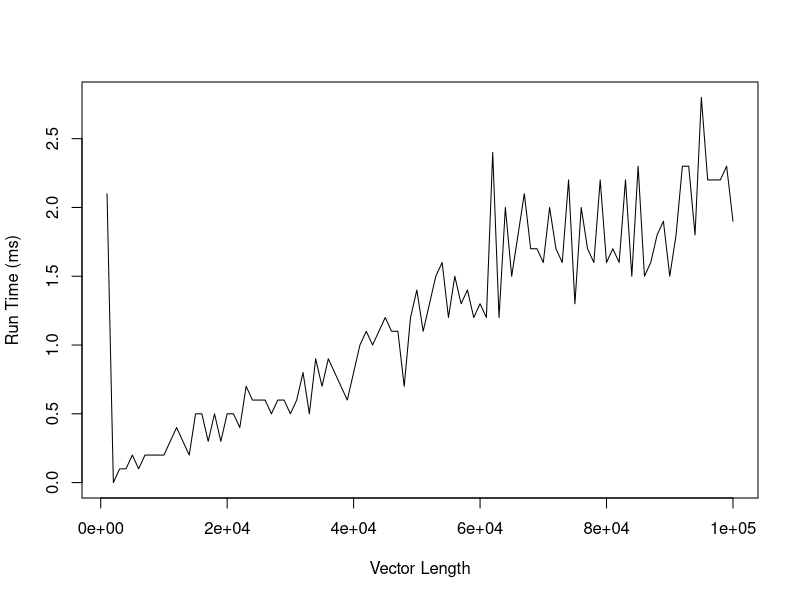

Reproduce this figure in R.
# Instructions:
#
# Write a program that empirically compares two search algorithms for
# sorted arrays:
#	- linear search
#	- binary search
#
# Run both algorithms multiple times for different array sizes and measure
# the average running time.

# Function that generates a vector of incrementing integers of length vector_length
generate_vector <- function(vector_length) {
	return (1:vector_length)
}

# Implementation of the linear search algorithm
linear_search <- function(el, vect) {
	for (i in 1:length(vect)) { 		# Go over elements in vector
		if (vect[i] == el) { 			# If element matches...
			return (i) 					# ...return its index.
		}
	}
	return (-1) 						# If element not found return signal value.
}

# Implementation of the binary search algorithms
binary_search <- function(el, vect) {
	# Auxiliary function that takes two additional parameters needed for recursion.
	binary_search_aux <- function(el, vect, l, r) {
		if (l <= r) {
			# Compute index of midpoint of vector.
			mid <- l + (r - l) %/% 2 + 1
			# Compare midpoint element to sought element.
			if (vect[mid] == el) {
				return (mid) 		# If it matches, return its index.
			}

			# Search in appropriate half of the vector if midpoint does not match.
			if (vect[mid] > el) {
				return (binary_search_aux(el, vect, l, mid - 1))
			} else {
				return (binary_search_aux(el, vect, mid + 1, r))
			}
		}
		return (-1) 	# If element not found, return signal value -1.
	}
	# Make call of auxiliary function and return its result.
	return (binary_search_aux(el, vect, 0, length(vect)))
}

# get_times: take starting vector length, incrementation step, number of steps to include and the search function to use
# and return matrix of measurements where the first column represents the vector lengths and the second column represents the
# run time.
get_times <- function(starting_length, step, num_steps, num_reps, search_func) {
	
	# Preallocate data matrix
	measurements <- matrix( , nrow = num_steps, ncol = 2)
	measurement_index <- 1

	# Go over applicable vector lengths.
	for (n in seq(starting_length, starting_length + (step - 1) * num_steps, step)) {
		
		# Generate test vector
		test_vect <- generate_vector(n)

		# Start timer
		start_time <- as.numeric(format(Sys.time(), "%OS3")) * 1000

		# Run the algorithm num_reps times.
		for (rep in 1:num_reps) {
			to_find = sample(1:n, 1)
			search_func(to_find, test_vect)
		}

		# Stop timer.
		end_time <- as.numeric(format(Sys.time(), "%OS3")) * 1000

		# Make a vector representing a measurement.
		measurement <- c(n, (end_time - start_time) / num_reps)

		# Add measurement to matrix of measurements
		measurements[measurement_index, ] <- measurement

		# Increment index of current measurement.
		measurement_index <- measurement_index + 1
	}

	# Return matrix of measurements.
	return (measurements)
}

# Get measurements matrices for both algorithms.
linear_search_times <- get_times(1000, 1000, 100, 10, linear_search)
# binary_search_times <- get_times(1000, 1000, 10, 10, binary_search)


# Plot data
plot(
	linear_search_times[,1],
	linear_search_times[,2],
	type='l',
	xlab='Vector Length',
	ylab='Run Time (ms)'
)